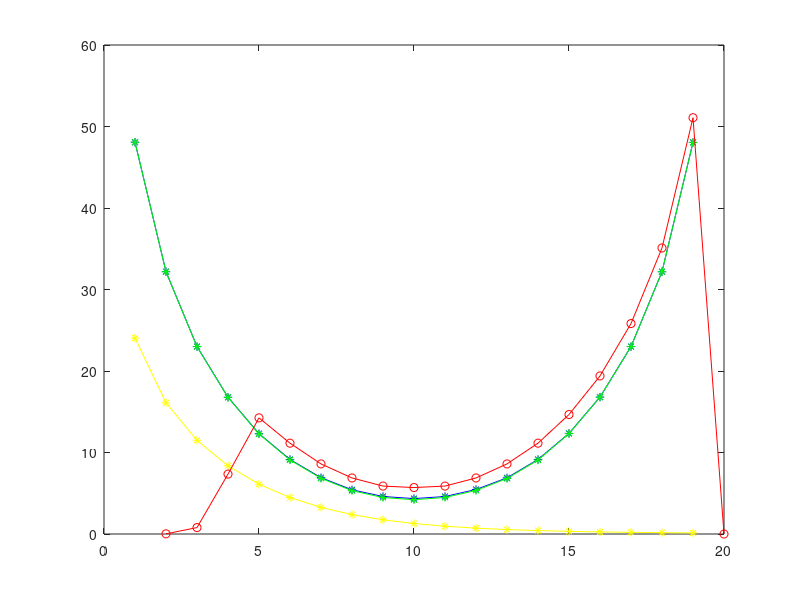

Here is the MATLAB script that generated this plot:
clear all
close all
% To check the consistancy of the theoretical derivations
N=1e4;
Nr=4;
Nt=Nr;
alpha=4;
P=10;
r1a=1:1:19;
r2a=20-r1a;
SNR=40;
No = P/10^(SNR/10);
D=[];
for ir=1:length(r1a)
    r1=r1a(ir);r2=r2a(ir);
    for ii=1:N
        h1=1/sqrt(2)*[randn(Nr,Nt) + 1j*randn(Nr,Nt)]*r1^(-alpha/2);
        [Q1,R1] = qr(h1);
        h2=1/sqrt(2)*[randn(Nr,Nt) + 1j*randn(Nr,Nt)]*r2^(-alpha/2);
        [Q2,R2] = qr(h2);
        D=[(abs(diag(R1)).^2+abs(diag(R2)).^2)*P/Nt/No];
        %% ZF-DPC JT
        C_ZF(ii,:)=sum(log2(1+D));        
        %% Shannon joint
        H=h1+h2;
        lam=eig(H);
        C_Sh(ii,:)=sum(log2(1+P/Nt/No*abs(lam).^2));
        %% Shannon NJT
        %% Shannon joint
        H=h1;
        lam=eig(H);
        C_ShNJT(ii,:)=sum(log2(1+P/Nt/No*abs(lam).^2));
    end
    CZ(ir,:)=mean(C_ZF);
    CS(ir,:)=mean(C_Sh);
    CSnjt(ir,:)=0.5*mean(C_ShNJT);
end
plot(r1a,CZ,'b*-',r1a,CS,'g*-',r1a,CSnjt,'y*-'),hold on
x=(2:1:20);
the=[0.0220082,0.789197,7.3493,14.2525,11.1446,8.59905,6.87659,5.8812,5.7,5.8812,6.87659,8.59905,11.1446,14.6606,19.3922,25.8201,35.0975,51.0784,0.];
plot(x, the,'r-o');
